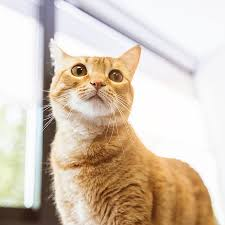
#> input picture src/img/gato.jpg, 225 x 225 px, found by its file name
$ python ejemplo.py
#> lines starting #> are read from the running program, lines starting #| are printed output that depends on the picture
import cv2 as cv
import numpy as np
"""
Actividad! :
Modificar este código para implementar un modelo crudo de escalamiento por chequeo de vecinos

"""
# Cargar la imagen en escala de grises
img = cv.imread('src\img\gato.jpg', 0)
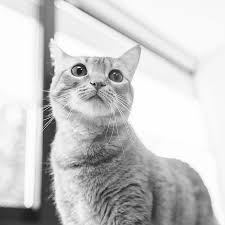
#> img: shape (225, 225); min 2, max 255, mean 201.6
# Obtener el tamaño de la imagen
x, y = img.shape
#> x = 225; y = 225
# Definir el factor de escala
scale_x, scale_y = 3, 3
# Crear una nueva imagen para almacenar el escalado
scaled_img = np.zeros((int(x * scale_y), int(y * scale_x)), dtype=np.uint8)
# Aplicar el escalado
for i in range(x):
    for j in range(y):
                   #orig_x = int(i * scale_y)
                   #orig_y = int(j * scale_x)
                    scaled_img[int(i*scale_y), int(j*scale_x)] = img[i, j]
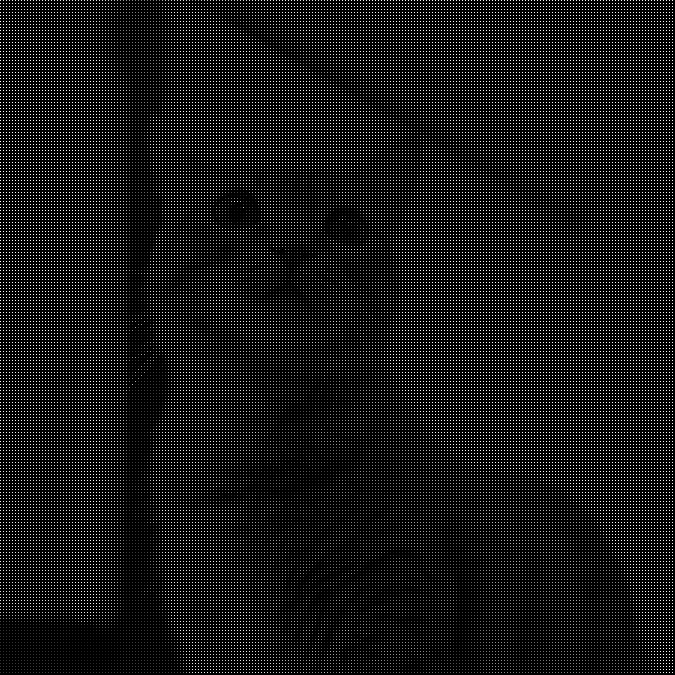
#> scaled_img: shape (675, 675); min 0, max 255, mean 22.4

# Mostrar la imagen original y la escalada
cv.imshow('Imagen Original', img)
cv.imshow('Imagen Escalada (modo raw)', scaled_img)
cv.waitKey(0)
cv.destroyAllWindows()
